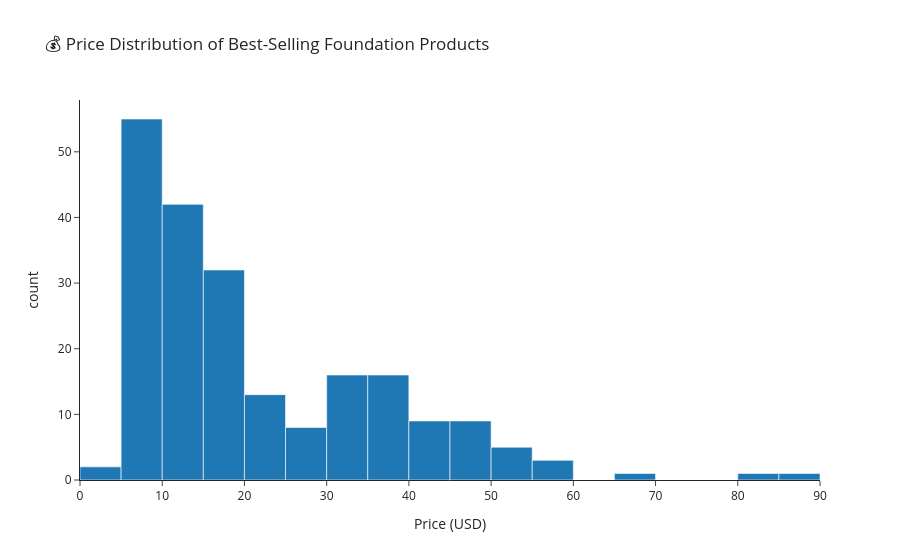

Notebook code cell kept with this figure:
### Markdown cell above
### 4.2 Price Distribution — What Price Range Dominates?

### Code cell
fig = px.histogram(
    df.dropna(subset=["price"]),
    x="price",
    title="💰 Price Distribution of Best-Selling Foundation Products",
    labels={"price": "Price (USD)", "count": "# Products"},
    template=PLOTLY_TEMPLATE,
)
fig.show()

### Figure 1 — Plotly figure (JSON) as saved in the notebook; plotly's stock layout.template omitted (floating-point values rounded to 4 significant figures; data arrays with more than 128 entries replaced by an {"elided": "..."} marker saying what was removed)
{"data": [{"bingroup": "x", "hovertemplate": "Price (USD)=%{x}<br>count=%{y}<extra></extra>", "legendgroup": "", "marker": {"color": "#1F77B4", "pattern": {"shape": ""}}, "name": "", "orientation": "v", "showlegend": false, "type": "histogram", "x": {"elided": "213 float values"}, "xaxis": "x", "yaxis": "y"}], "layout": {"barmode": "relative", "legend": {"tracegroupgap": 0}, "title": {"text": "💰 Price Distribution of Best-Selling Foundation Products"}, "xaxis": {"anchor": "y", "domain": [0, 1], "title": {"text": "Price (USD)"}}, "yaxis": {"anchor": "x", "domain": [0, 1], "title": {"text": "count"}}}}
